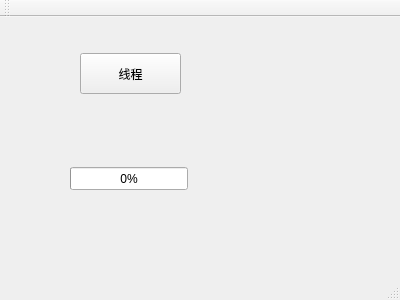
<?xml version="1.0" encoding="UTF-8"?>
<ui version="4.0">
 <class>MainWindow</class>
 <widget class="QMainWindow" name="MainWindow">
  <property name="geometry">
   <rect>
    <x>0</x>
    <y>0</y>
    <width>400</width>
    <height>300</height>
   </rect>
  </property>
  <property name="windowTitle">
   <string>MainWindow</string>
  </property>
  <widget class="QWidget" name="centralWidget">
   <widget class="QProgressBar" name="progressBar">
    <property name="enabled">
     <bool>true</bool>
    </property>
    <property name="geometry">
     <rect>
      <x>70</x>
      <y>150</y>
      <width>118</width>
      <height>23</height>
     </rect>
    </property>
    <property name="value">
     <number>0</number>
    </property>
    <property name="orientation">
     <enum>Qt::Horizontal</enum>
    </property>
    <property name="textDirection">
     <enum>QProgressBar::TopToBottom</enum>
    </property>
   </widget>
   <widget class="QPushButton" name="pushButton">
    <property name="geometry">
     <rect>
      <x>80</x>
      <y>36</y>
      <width>101</width>
      <height>41</height>
     </rect>
    </property>
    <property name="text">
     <string>线程</string>
    </property>
   </widget>
  </widget>
  <widget class="QMenuBar" name="menuBar">
   <property name="geometry">
    <rect>
     <x>0</x>
     <y>0</y>
     <width>400</width>
     <height>31</height>
    </rect>
   </property>
  </widget>
  <widget class="QToolBar" name="mainToolBar">
   <attribute name="toolBarArea">
    <enum>TopToolBarArea</enum>
   </attribute>
   <attribute name="toolBarBreak">
    <bool>false</bool>
   </attribute>
  </widget>
  <widget class="QStatusBar" name="statusBar"/>
 </widget>
 <layoutdefault spacing="6" margin="11"/>
 <resources/>
 <connections/>
</ui>
